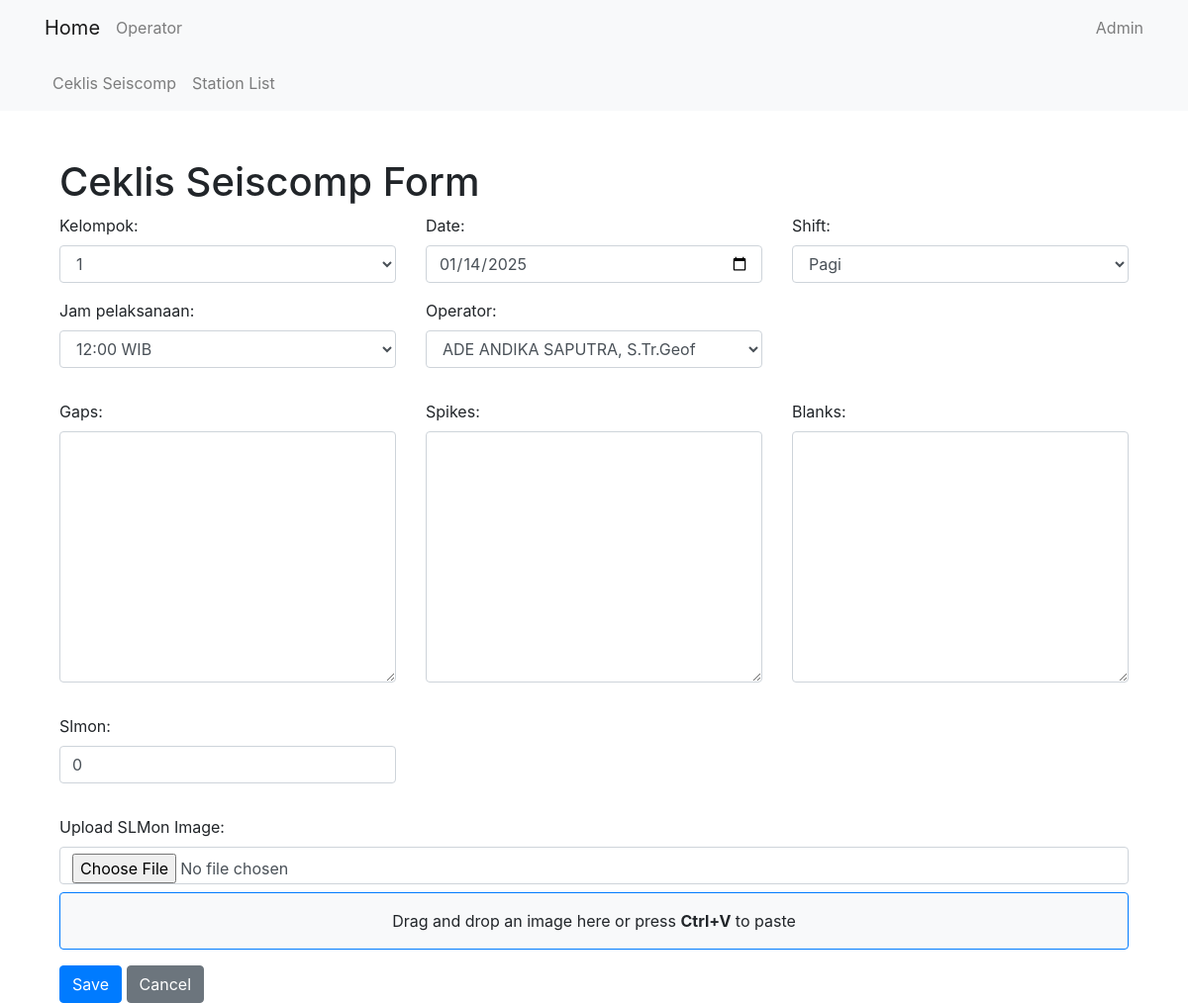
Page /cl_seiscomp/cs/update/25/ on the earlier database version.
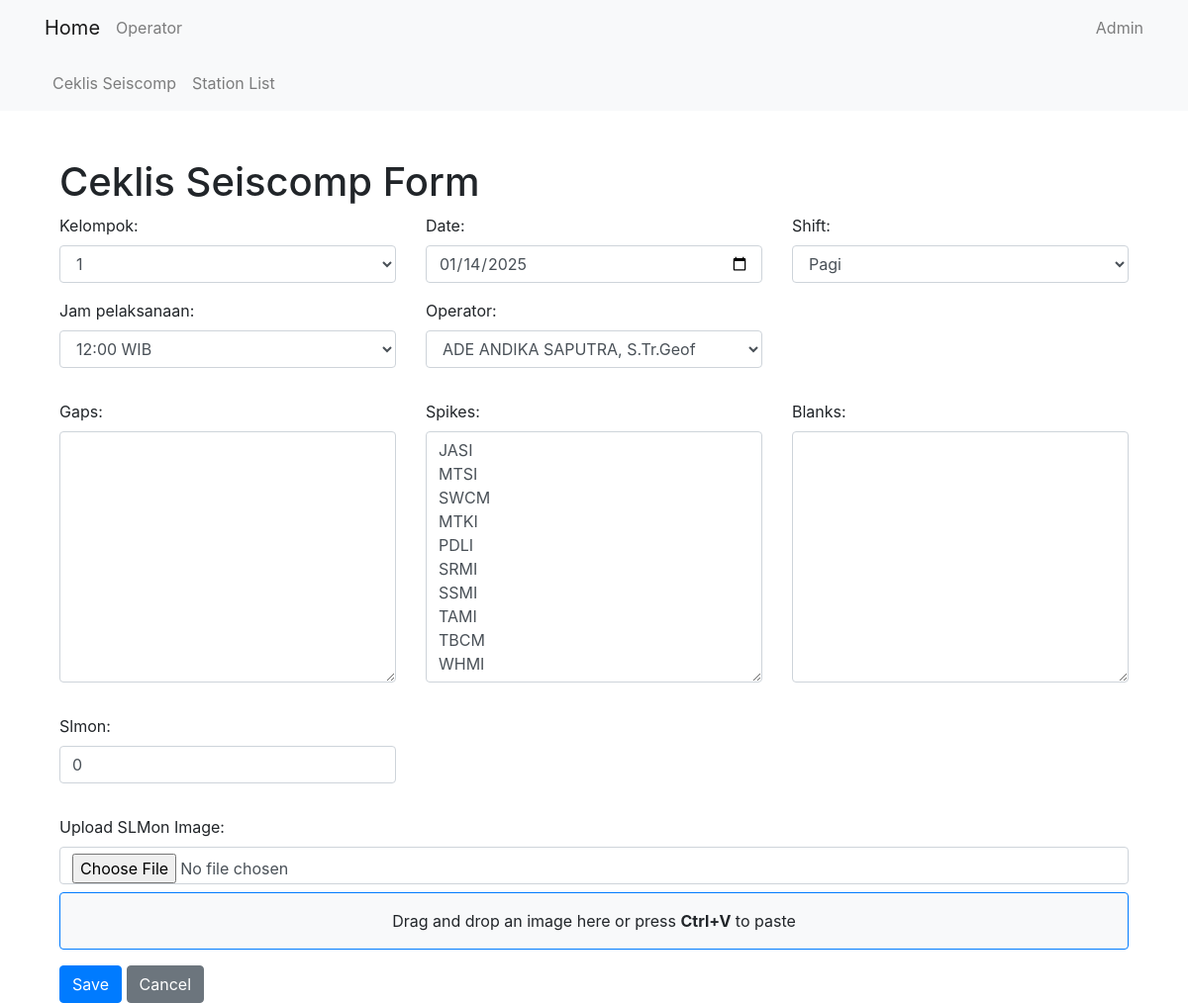
Same page on the later database version.
### cl_seiscomp/models.py (models this page shows, shortened)
class CsRecordModel(models.Model):
    date = models.DateField(default=timezone.now)
    cs_id = models.CharField(max_length=15, default='0')
    shift = models.CharField(max_length=15, choices=SHIFT, default='P')
    jam_pelaksanaan = models.CharField(max_length=20, choices=WAKTU, default='12:00 WIB')
    kelompok = models.IntegerField(choices=KELOMPOK, default=1)
    operator = models.ForeignKey(Operator, on_delete=models.CASCADE)
    gaps = models.TextField(max_length=10000, null=True, blank=True)
    spikes = models.TextField(max_length=10000, null=True, blank=True)
    blanks = models.TextField(max_length=10000, null=True, blank=True)
    slmon = models.PositiveIntegerField(null=True, blank=True, default=0)
    count_gaps = models.PositiveIntegerField(null=True, blank=True, default=0)
    count_spikes = models.PositiveIntegerField(null=True, blank=True, default=0)
    count_blanks = models.PositiveIntegerField(null=True, blank=True, default=0)
    slmon_image = models.ImageField(upload_to='cl_seiscomp/slmon_images/', null=True, blank=True)

### cl_seiscomp/views.py (the view, shortened to what this page needs)
# urls.py: path('cs/update/<int:pk>/', CsUpdateView.as_view(), name='cs_update'),
class CsUpdateView(UpdateView):
    model = CsRecordModel
    template_name = 'cl_seiscomp/cs_form.html'
    fields = '__all__'
    success_url = reverse_lazy('cl_seiscomp:cs_list')

### core/models.py (called while the page is built)
    def __str__(self):
        return self.name

### qc/templatetags/form_tags.py (called while the page is built)
@register.filter(name='add_class')
def add_class(field, css_class):
    return field.as_widget(attrs={"class": css_class})

### cl_seiscomp/templates/cl_seiscomp/cs_form.html (shortened to what this page needs)
{% extends 'core/base.html' %}
{% block content %}
<div class="container">
    <h1 class="mt-5">Ceklis Seiscomp Form</h1>
    <form method="post" enctype="multipart/form-data" class="needs-validation" novalidate>
        {% load form_tags %}
        <div class="form-group row">
            <div class="form-group col-md-4">
                {{ form.kelompok.label_tag }}
                {{ form.kelompok|add_class:"form-control" }}
            </div>
            <div class="form-group col-md-4">
                {{ form.date.label_tag }}
                {{ form.date|add_class:"form-control" }}
            </div>
            <div class="form-group col-md-4">
                {{ form.shift.label_tag }}
                {{ form.shift|add_class:"form-control" }}
            </div>
            <div class="form-group col-md-4">
                {{ form.jam_pelaksanaan.label_tag }}
                {{ form.jam_pelaksanaan|add_class:"form-control" }}
            </div>
            <div class="form-group col-md-4">
                {{ form.operator.label_tag }}
                {{ form.operator|add_class:"form-control" }}
            </div>
        </div>
        <div class="form-group row">
            <div class="form-group col-md-4">
                {{ form.gaps.label_tag }}
                {{ form.gaps|add_class:"form-control" }}
            </div>
            <div class="form-group col-md-4">
                {{ form.spikes.label_tag }}
                {{ form.spikes|add_class:"form-control" }}
            </div>
            <div class="form-group col-md-4">
                {{ form.blanks.label_tag }}
                {{ form.blanks|add_class:"form-control" }}
            </div>
        </div>
        <div class="form-group row">
            <div class="form-group col-md-4">
                {{ form.slmon.label_tag }}
                {{ form.slmon|add_class:"form-control" }}
            </div>
        </div>
        <div class="form-group">
            <label for="slmon_image">Upload SLMon Image:</label>
            <input type="file" name="slmon_image" id="slmon_image" class="form-control">
            <div id="drop_zone" class="border border-primary border-4 p-3 mt-2 text-center rounded" style="background-color: #f8f9fa;">
                <p class="mb-0">Drag and drop an image here or press <strong>Ctrl+V</strong> to paste</p>
            </div>
        </div>
        <button type="submit" class="btn btn-primary">Save</button>
        <a href="{% url 'cl_seiscomp:cs_list' %}" class="btn btn-secondary">Cancel</a>
    </form>
    {% endblock %}

Differences in the rows shown:
changed CsRecordModel "Pagi": spikes (not shown) → "JASI MTSI SWCM MTKI PDLI SRMI SSMI TAMI TBCM WHMI"
